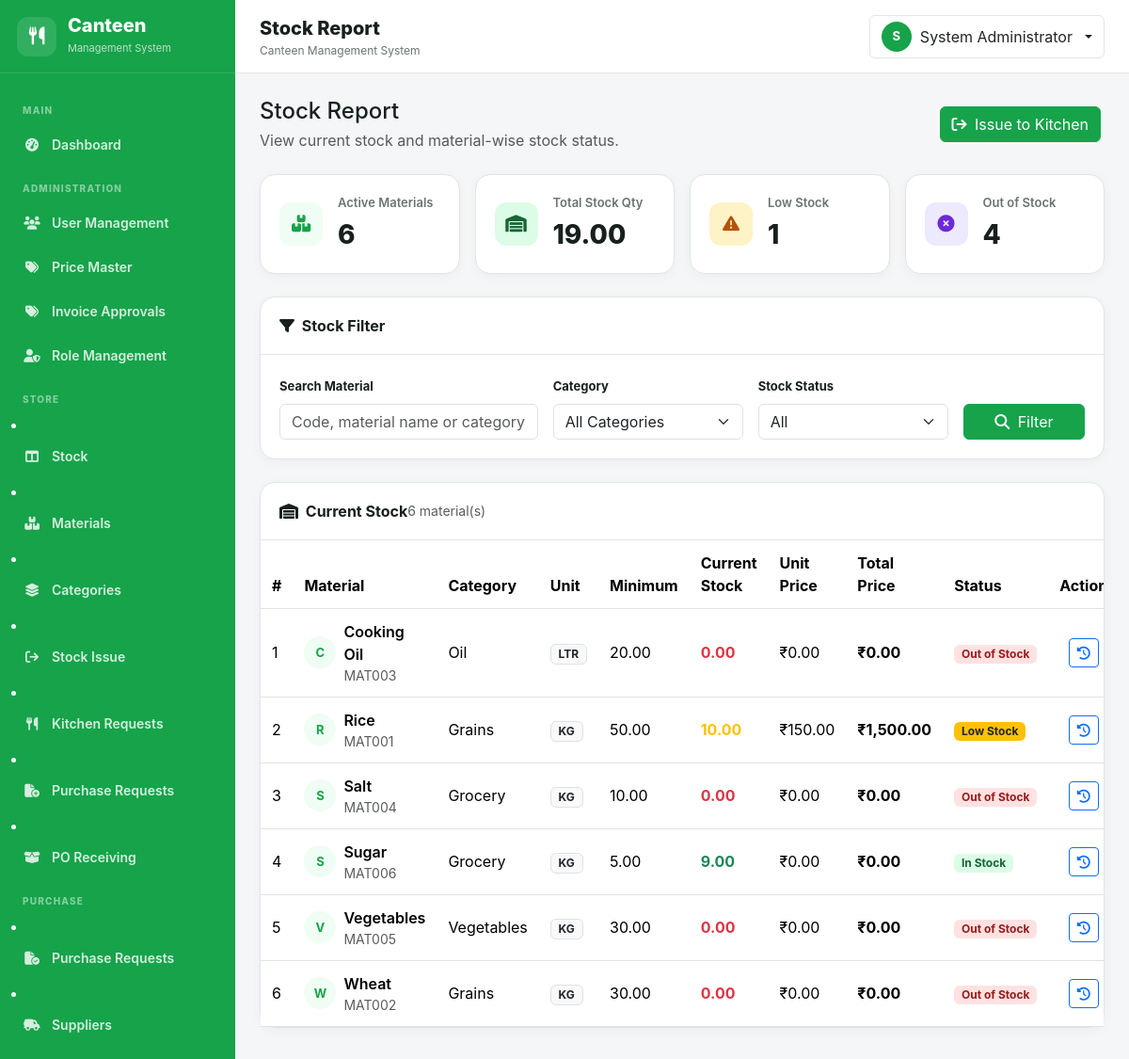
/store/stock.php (signed in), run on an earlier commit of the app's database.
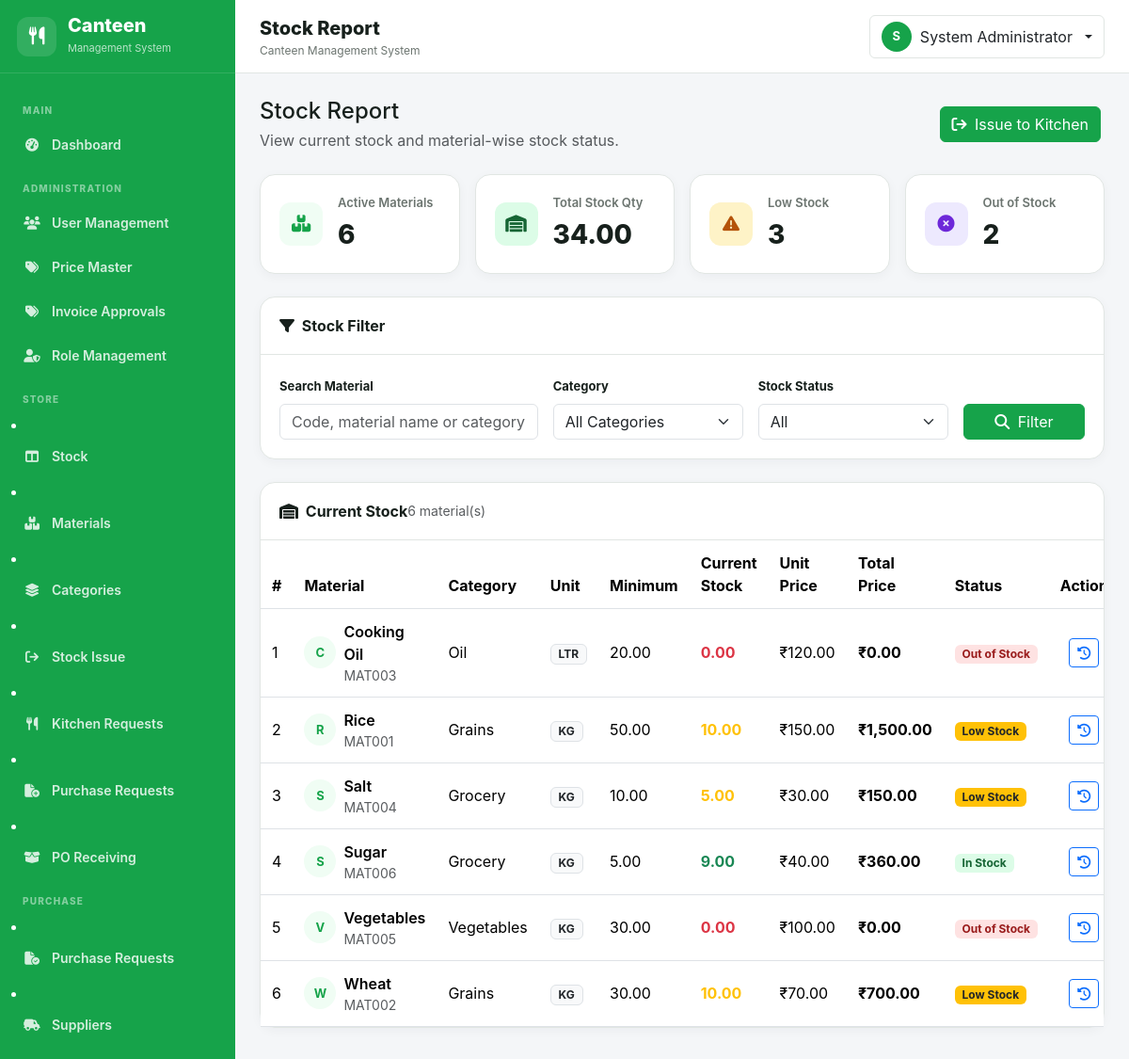
And on a later commit of the database.
### tables this page shows
CREATE TABLE `materials` (
  `id` int(10) UNSIGNED NOT NULL,
  `material_code` varchar(50) DEFAULT NULL,
  `material_name` varchar(150) NOT NULL,
  `category` varchar(100) DEFAULT NULL,
  `unit` varchar(50) NOT NULL,
  `unit_price` decimal(10,2) NOT NULL DEFAULT 0.00,
  `minimum_stock` decimal(12,2) DEFAULT 0.00,
  `current_stock` decimal(12,2) DEFAULT 0.00,
  `status` enum('Enable','Disabled') DEFAULT 'Enable',
  `created_at` datetime DEFAULT current_timestamp(),
  `updated_at` datetime DEFAULT NULL ON UPDATE current_timestamp()
);

### includes/functions.php (called while the page is built, shortened)
<?php
function e(?string $value): string {
    return htmlspecialchars($value ?? '', ENT_QUOTES, 'UTF-8');
}

### store/stock.php (the view, shortened to what the rows shown need)
<?php
require_once __DIR__ . '/../config/database.php';
require_once __DIR__ . '/../includes/functions.php';
$params = [];
$whereSql = '';
$sql = "
        SELECT
        id,
        material_code,
        material_name,
        category,
        unit,
        minimum_stock,
        current_stock,
        unit_price,
        status,
        created_at
    FROM materials
    $whereSql
    ORDER BY material_name ASC
";
$stmt = $con->prepare($sql);
$stmt->execute($params);
$materials = $stmt->fetchAll();
require_once __DIR__ . '/../includes/header.php';
?>
<main class="main-content">
    <div class="page-body">
        <div class="content-card mb-4">
            <div class="table-responsive">
                <table class="table table-hover align-middle mb-0">
                    <thead>
                        <tr>
                            <th>#</th>
                            <th>Material</th>
                            <th>Category</th>
                            <th>Unit</th>
                            <th>Minimum</th>
                            <th>Current Stock</th>
                            <th>Unit Price</th>
                            <th>Total Price</th>
                            <th>Status</th>
                            <th class="text-center">Action</th>
                        </tr>
                    </thead>
                    <tbody>
                    <?php if (empty($materials)): ?>
                        <tr>
                            <td
                                colspan="10"
                                class="text-center text-muted py-5">
                                <i class="fa-solid fa-box-open fs-2 d-block mb-2"></i>
                                No stock records found.
                            </td>
                        </tr>
                    <?php else: ?>
                        <?php foreach ($materials as $index => $material): ?>
                            <?php
                            $currentStock =
                                (float)$material['current_stock'];
                            $minimumStock =
                                (float)$material['minimum_stock'];
                            if ($material['status'] === 'Disabled') {
                                $stockStatus = 'Disabled';
                                $badgeClass = 'badge-disabled';
                            } elseif ($currentStock <= 0) {
                                $stockStatus = 'Out of Stock';
                                $badgeClass = 'badge-disabled';
                            } elseif ($currentStock <= $minimumStock) {
                                $stockStatus = 'Low Stock';
                                $badgeClass = 'bg-warning text-dark';
                            } else {
                                $stockStatus = 'In Stock';
                                $badgeClass = 'badge-enable';
                            }
                            $initials = strtoupper(
                                substr($material['material_name'], 0, 1)
                            );
                            ?>
                            <tr>
                                <td>
                                    <?= $index + 1 ?>
                                </td>
                                <td>
                                    <div class="d-flex align-items-center gap-2">
                                        <span class="row-avatar">
                                            <?= e($initials) ?>
                                        </span>
                                        <div>
                                            <div class="fw-semibold">
                                                <?= e($material['material_name']) ?>
                                            </div>
                                            <div class="text-muted small">
                                                <?= e($material['material_code']) ?>
                                            </div>
                                        </div>
                                    </div>
                                </td>
                                <td>
                                    <?= e(
                                        $material['category']
                                        ?: '-'
                                    ) ?>
                                </td>
                                <td>
                                    <span class="badge bg-light text-dark border">
                                        <?= e(
                                            $material['unit']
                                        ) ?>
                                    </span>
                                </td>
                                <td>
                                    <?= number_format(
                                        $minimumStock,
                                        2
                                    ) ?>
                                </td>
                               <td>
                                    <strong
                                        class="<?= $stockStatus === 'Out of Stock'
                                            ? 'text-danger'
                                            : (
                                                $stockStatus === 'Low Stock'
                                                ? 'text-warning'
                                                : 'text-success'
                                            )
                                        ?>">
                                        <?= number_format(
                                            $currentStock,
                                            2
                                        ) ?>
                                    </strong>
                                </td>
                                <td>
                                    ₹<?= number_format(
                                        (float)$material['unit_price'],
                                        2
                                    ) ?>
                                </td>
                                <td>
                                    <strong>
                                        ₹<?= number_format(
                                            (float)$material['unit_price'] * $currentStock,
                                            2
                                        ) ?>
                                    </strong>
                                </td>
                                <td>
                                    <span class="badge <?= $badgeClass ?>">
                                        <?= e($stockStatus) ?>
                                    </span>
                                </td>
                                <td class="text-center">
                                    <a
                                        href="?material_id=<?= (int)$material['id'] ?>"
                                        class="btn btn-sm btn-outline-primary"
                                        title="View Transactions">
                                        <i class="fa-solid fa-clock-rotate-left"></i>
                                    </a>
                                </td>
                            </tr>
                        <?php endforeach; ?>
                    <?php endif; ?>
                    </tbody>
                </table>
            </div>
        </div>
    </div>
</main>
<?php
require_once __DIR__ . '/../includes/footer.php';
?>

What changed in the data, as far as the page shows it:
changed materials "Cooking Oil": unit_price "0.00" → "120.00"
changed materials "Salt": current_stock "0.00" → "5.00"; unit_price "0.00" → "30.00"; (float)$material['unit_price'] * $currentStock "0.00" → "150.00"; stockStatus "Out of Stock" → "Low Stock"
changed materials "Sugar": unit_price "0.00" → "40.00"; (float)$material['unit_price'] * $currentStock "0.00" → "360.00"
changed materials "Vegetables": unit_price "0.00" → "100.00"
changed materials "Wheat": current_stock "0.00" → "10.00"; unit_price "0.00" → "70.00"; (float)$material['unit_price'] * $currentStock "0.00" → "700.00"; stockStatus "Out of Stock" → "Low Stock"
Also different on the page:
$totalStock: "19.00" → "34.00"
$lowStockCount: "1" → "3"
$outOfStockCount: "4" → "2"
